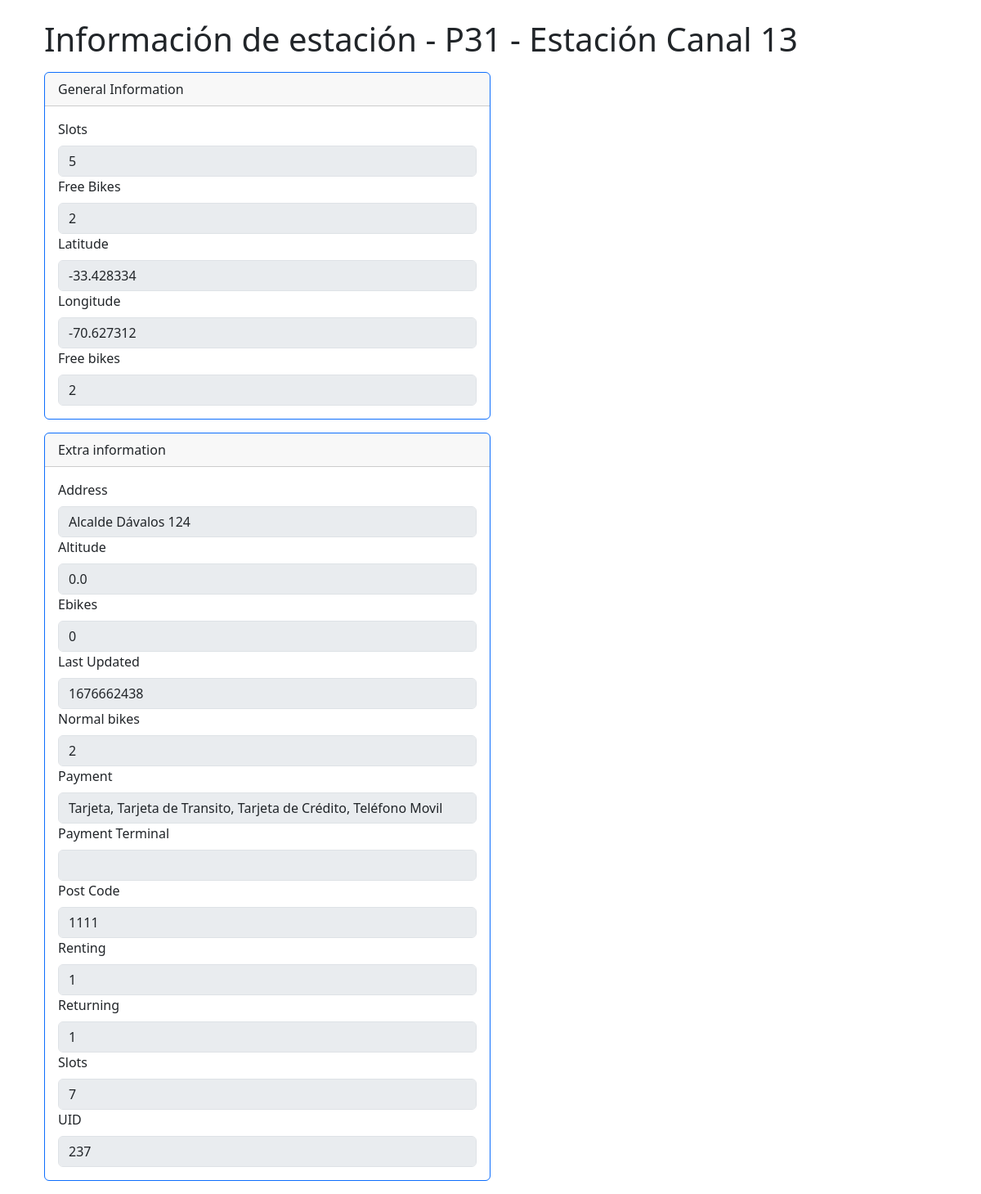
The app's page /detail/e1593ace-f03a-0fd7-7059-5370586bc358/ with its own data.
### bike/models.py (models this page shows, shortened)
class Station(models.Model, GeoItem):
    PAYMENT_CHOICES = [
        ('key', 'Tarjeta'),
        ('transitcard', 'Tarjeta de Transito'),
        ('creditcard', 'Tarjeta de Crédito'),
        ('phone', 'Teléfono Movil')
    ]
    id = models.UUIDField(primary_key=True, default=uuid.uuid4, editable=False)
    empty_slots = models.IntegerField("Slots")
    free_bikes = models.IntegerField("Free Bikes", null=True, blank=True)
    latitude = models.FloatField("Latitude", null=True, blank=True)
    longitude = models.FloatField("Longitude", null=True, blank=True)
    name = models.CharField("Name", max_length=255, null=True, blank=True)
    timestamp = models.DateTimeField(null=True, blank=True)
    address = models.CharField("address", max_length=255, null=True, blank=True)
    altitude = models.FloatField(null=True, blank=True)
    ebikes = models.IntegerField(null=True, blank=True)
    has_ebikes = models.BooleanField(null=True, blank=True)
    last_updated = models.IntegerField(null=True, blank=True)
    normal_bikes = models.IntegerField(null=True, blank=True)
    payment =  MultiSelectField(choices=PAYMENT_CHOICES, null=True, blank=True)
    post_code = models.CharField(null=True, max_length=100, default=None, blank=True)
    renting = models.IntegerField(null=True, blank=True)
    returning = models.IntegerField(null=True, blank=True)
    slots = models.IntegerField(null=True, blank=True)
    uid = models.IntegerField(null=True, blank=True)

### bike/views.py (the view)
# urls.py: path('detail/<pk>/', views.StationsDetailView.as_view(), name="detail")
class StationsDetailView(DetailView):
    model = Station

### bike/templates/bike/station_detail.html
{% extends 'base.html' %}
{% block content %}
<div class="container">
    <h1 class="mt-4 mb-3">Información de estación - {{ object.name }}</h1>
    <div class="row">
        <div class="col">
            <div class="card border-primary mb-3 col-6">
                <div class="card-header">General Information</div>
                <div class="card-body">
                        <div class="form-group">
                            <fieldset disabled="">
                                <label class="form-label" for="disabledInput">Slots</label>
                                <input class="form-control" id="disabledInput" type="text" placeholder="" disabled=""
                                    value="{{ object.empty_slots }}">
                            </fieldset>
                            <fieldset disabled="">
                                <label class="form-label" for="disabledInput">Free Bikes</label>
                                <input class="form-control" id="disabledInput" type="text" placeholder="" disabled=""
                                    value="{{ object.free_bikes }}">
                            </fieldset>
                            <fieldset disabled="">
                                <label class="form-label" for="disabledInput">Latitude</label>
                                <input class="form-control" id="disabledInput" type="text" placeholder="" disabled=""
                                    value="{{ object.latitude }}">
                            </fieldset>
                            <fieldset disabled="">
                                <label class="form-label" for="disabledInput">Longitude</label>
                                <input class="form-control" id="disabledInput" type="text" placeholder="" disabled=""
                                    value="{{ object.longitude }}">
                            </fieldset>
                            <fieldset disabled="">
                                <label class="form-label" for="disabledInput">Free bikes</label>
                                <input class="form-control" id="disabledInput" type="text" placeholder="" disabled=""
                                    value="{{ object.free_bikes }}">
                            </fieldset>
                        </div>
                </div>
            </div>
        </div>
    </div>
    <div class="col">
        <div class="card border-primary mb-3 col-6">
            <div class="card-header">Extra information</div>
            <div class="card-body">
                <div class="row">
                    <div class="form-group">
                        <fieldset disabled="">
                            <label class="form-label" for="disabledInput">Address</label>
                            <input class="form-control" id="disabledInput" type="text" placeholder="" disabled=""
                                value="{{ object.address }}">
                        </fieldset>
                        <fieldset disabled="">
                            <label class="form-label" for="disabledInput">Altitude</label>
                            <input class="form-control" id="disabledInput" type="text" placeholder="" disabled=""
                                value="{{ object.altitude }}">
                        </fieldset>
                        <fieldset disabled="">
                            <label class="form-label" for="disabledInput">Ebikes</label>
                            <input class="form-control" id="disabledInput" type="text" placeholder="" disabled=""
                                value="{{ object.ebikes }}">
                        </fieldset>
                        <fieldset disabled="">
                            <label class="form-label" for="disabledInput">Last Updated</label>
                            <input class="form-control" id="disabledInput" type="text" placeholder="" disabled=""
                                value="{{ object.last_updated }}">
                        </fieldset>
                        <fieldset disabled="">
                            <label class="form-label" for="disabledInput">Normal bikes</label>
                            <input class="form-control" id="disabledInput" type="text" placeholder="" disabled=""
                                value="{{ object.normal_bikes }}">
                        </fieldset>
                        <fieldset disabled="">
                            <label class="form-label" for="disabledInput">Payment</label>
                            <input class="form-control" id="disabledInput" type="text" placeholder="" disabled=""
                                value="{{ object.payment }}">
                        </fieldset>
                        <fieldset disabled="">
                            <label class="form-label" for="disabledInput">Payment Terminal</label>
                            <input class="form-control" id="disabledInput" type="text" placeholder="" disabled=""
                                value="{{ object.payment_terminal }}">
                        </fieldset>
                        <fieldset disabled="">
                            <label class="form-label" for="disabledInput">Post Code</label>
                            <input class="form-control" id="disabledInput" type="text" placeholder="" disabled=""
                                value="{{ object.post_code }}">
                        </fieldset>
                        <fieldset disabled="">
                            <label class="form-label" for="disabledInput">Renting</label>
                            <input class="form-control" id="disabledInput" type="text" placeholder="" disabled=""
                                value="{{ object.renting }}">
                        </fieldset>
                        <fieldset disabled="">
                            <label class="form-label" for="disabledInput">Returning</label>
                            <input class="form-control" id="disabledInput" type="text" placeholder="" disabled=""
                                value="{{ object.returning }}">
                        </fieldset>
                        <fieldset disabled="">
                            <label class="form-label" for="disabledInput">Slots</label>
                            <input class="form-control" id="disabledInput" type="text" placeholder="" disabled=""
                                value="{{ object.slots }}">
                        </fieldset>
                        <fieldset disabled="">
                            <label class="form-label" for="disabledInput">UID</label>
                            <input class="form-control" id="disabledInput" type="text" placeholder="" disabled=""
                                value="{{ object.uid }}">
                        </fieldset>
                    </div>
                </div>
            </div>
        </div>
    </div>
</div>
{% endblock content %}

### templates/base.html (shortened to what this page needs)
<!DOCTYPE html>
<html lang="en">
<head>
    <link href="https://cdn.jsdelivr.net/npm/bootstrap@5.3.0-alpha1/dist/css/bootstrap.min.css" rel="stylesheet">
</head>
<body>
    <div class="container">
        {% block content %}
        {% endblock content %}
    </div>
</body>
</html>

### records on screen
Station: name "P31 - Estación Canal 13", empty_slots "5", free_bikes "2", latitude "-33.428334", longitude "-70.627312", address "Alcalde Dávalos 124", altitude "0.0", ebikes "0", last_updated "1676662438", normal_bikes "2", payment "Tarjeta, Tarjeta de Transito, Tarjeta de Crédito, Teléfono Movil", post_code "1111", renting "1", returning "1", slots "7", uid "237"
